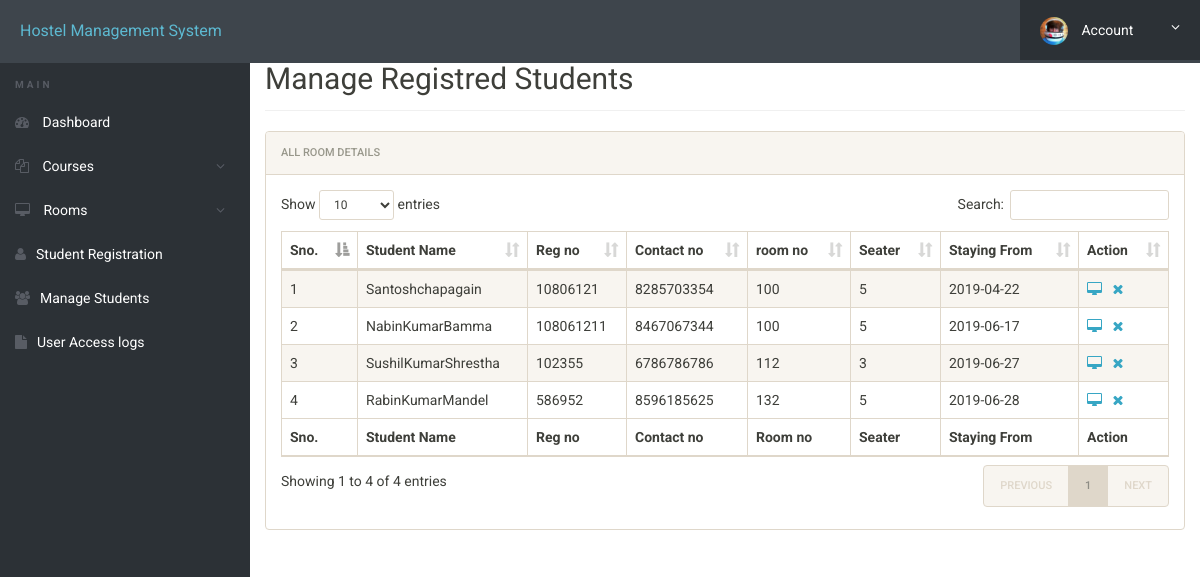
The app's page /admin/manage-students.php (signed in) with its own data.
### tables this page shows
CREATE TABLE IF NOT EXISTS `registration` (
  `id` int(11) NOT NULL,
  `roomno` int(11) NOT NULL,
  `seater` int(11) NOT NULL,
  `feespm` int(11) NOT NULL,
  `foodstatus` int(11) NOT NULL,
  `stayfrom` date NOT NULL,
  `duration` int(11) NOT NULL,
  `course` varchar(500) NOT NULL,
  `regno` int(11) NOT NULL,
  `firstName` varchar(500) NOT NULL,
  `middleName` varchar(500) NOT NULL,
  `lastName` varchar(500) NOT NULL,
  `gender` varchar(250) NOT NULL,
  `contactno` bigint(11) NOT NULL,
  `emailid` varchar(500) NOT NULL,
  `egycontactno` bigint(11) NOT NULL,
  `guardianName` varchar(500) NOT NULL,
  `guardianRelation` varchar(500) NOT NULL,
  `guardianContactno` bigint(11) NOT NULL,
  `corresAddress` varchar(500) NOT NULL,
  `corresCIty` varchar(500) NOT NULL,
  `corresState` varchar(500) NOT NULL,
  `corresPincode` int(11) NOT NULL,
  `pmntAddress` varchar(500) NOT NULL,
  `pmntCity` varchar(500) NOT NULL,
  `pmnatetState` varchar(500) NOT NULL,
  `pmntPincode` int(11) NOT NULL,
  `postingDate` timestamp NOT NULL DEFAULT CURRENT_TIMESTAMP,
  `updationDate` varchar(500) NOT NULL
);

### admin/manage-students.php (the view, shortened to what this page needs)
<?php
include('includes/config.php');
?>
<!doctype html>
<html lang="en" class="no-js">
<head>
	<link rel="stylesheet" href="css/font-awesome.min.css">
	<link rel="stylesheet" href="css/bootstrap.min.css">
	<link rel="stylesheet" href="css/dataTables.bootstrap.min.css">
	<link rel="stylesheet" href="css/bootstrap-social.css">
	<link rel="stylesheet" href="css/bootstrap-select.css">
	<link rel="stylesheet" href="css/fileinput.min.css">
	<link rel="stylesheet" href="css/awesome-bootstrap-checkbox.css">
	<link rel="stylesheet" href="css/style.css">
</head>
<body>
	<?php include('includes/header.php');?>
	<div class="ts-main-content">
			<?php include('includes/sidebar.php');?>
		<div class="content-wrapper">
			<div class="container-fluid">
				<div class="row">
					<div class="col-md-12">
						<h2 class="page-title" style="margin-top:4%">Manage Registred Students</h2>
						<div class="panel panel-default">
							<div class="panel-heading">All Room Details</div>
							<div class="panel-body">
								<table id="zctb" class="display table table-striped table-bordered table-hover" cellspacing="0" width="100%">
									<thead>
										<tr>
											<th>Sno.</th>
											<th>Student Name</th>
											<th>Reg no</th>
											<th>Contact no </th>
											<th>room no  </th>
											<th>Seater </th>
											<th>Staying From </th>
											<th>Action</th>
										</tr>
									</thead>
									<tfoot>
										<tr>
											<th>Sno.</th>
											<th>Student Name</th>
											<th>Reg no</th>
											<th>Contact no </th>
											<th>Room no  </th>
											<th>Seater </th>
											<th>Staying From </th>
											<th>Action</th>
										</tr>
									</tfoot>
									<tbody>
<?php
$ret="select * from registration";
$stmt= $mysqli->prepare($ret) ;
$stmt->execute() ;
$res=$stmt->get_result();
$cnt=1;
while($row=$res->fetch_object())
	  {
	  	?>
<tr><td><?php echo $cnt;;?></td>
<td><?php echo $row->firstName;?><?php echo $row->middleName;?><?php echo $row->lastName;?></td>
<td><?php echo $row->regno;?></td>
<td><?php echo $row->contactno;?></td>
<td><?php echo $row->roomno;?></td>
<td><?php echo $row->seater;?></td>
<td><?php echo $row->stayfrom;?></td>
<td>
<a href="javascript:void(0);"  onClick="popUpWindow('http://localhost/hostel/admin/full-profile.php?id=<?php echo $row->id;?>');" title="View Full Details"><i class="fa fa-desktop"></i></a>&nbsp;&nbsp;
<a href="manage-students.php?del=<?php echo $row->id;?>" title="Delete Record" onclick="return confirm("Do you want to delete");"><i class="fa fa-close"></i></a></td>
										</tr>
									<?php
$cnt=$cnt+1;
									 } ?>
									</tbody>
								</table>
							</div>
						</div>
					</div>
				</div>
			</div>
		</div>
	</div>
</body>
</html>

### admin/css/style.css (style rules this page uses)
html { font-size: 14px; }
@media only screen and (min-width: 480px) { html { font-size: 17px; } }
@media only screen and (min-width: 768px) { html { font-size: 14px; } }
body { font-size: 1em; }
a { color: #37a6c4; }
.panel { overflow: hidden; }
.page-title { padding-bottom: 15px; margin-bottom: 20px; border-bottom: 1px solid #f0f0f0; }
.ts-main-content .content-wrapper { padding-top: 15px; margin-top: 10px; }
@media only screen and (min-width: 992px) { .ts-main-content .content-wrapper { margin-left: 250px; } }

### records on screen
registration: firstName "Santosh", lastName "chapagain", regno "10806121", contactno "8285703354", roomno "100", seater "5", stayfrom "2019-04-22"
registration: firstName "Nabin", middleName "Kumar", lastName "Bamma", regno "108061211", contactno "8467067344", roomno "100", seater "5", stayfrom "2019-06-17"
registration: firstName "Sushil", middleName "Kumar", lastName "Shrestha", regno "102355", contactno "6786786786", roomno "112", seater "3", stayfrom "2019-06-27"
registration: firstName "Rabin", middleName "Kumar", lastName "Mandel", regno "586952", contactno "8596185625", roomno "132", seater "5", stayfrom "2019-06-28"
